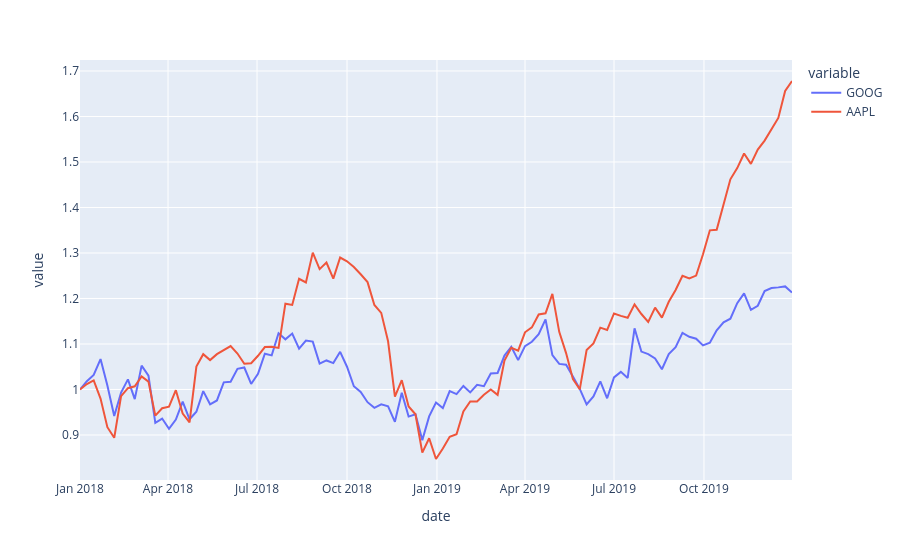

The cell this chart's notebook holds for it:
### Code cell
fig = px.line(df,x='date', y=['GOOG','AAPL'])
fig
